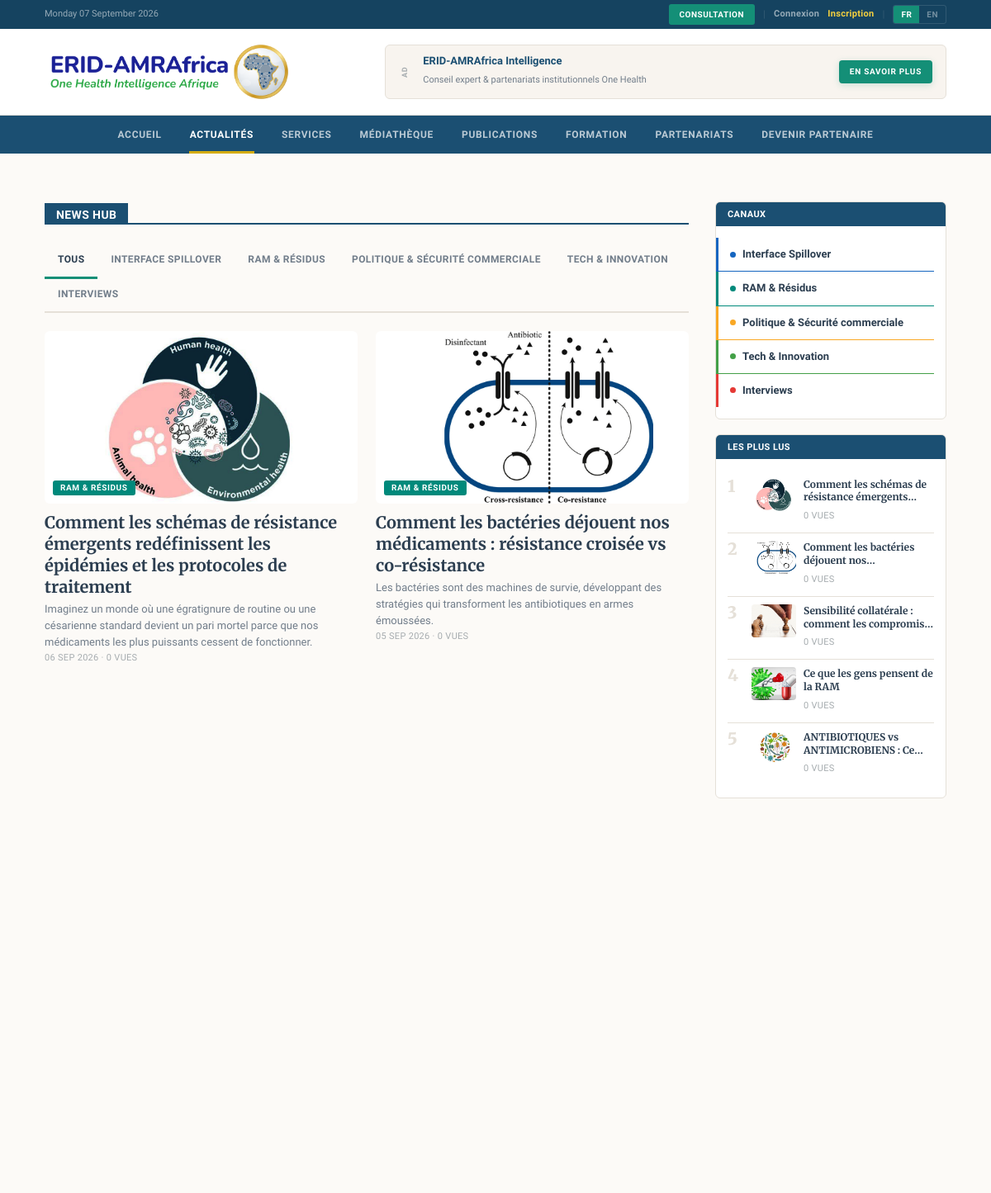
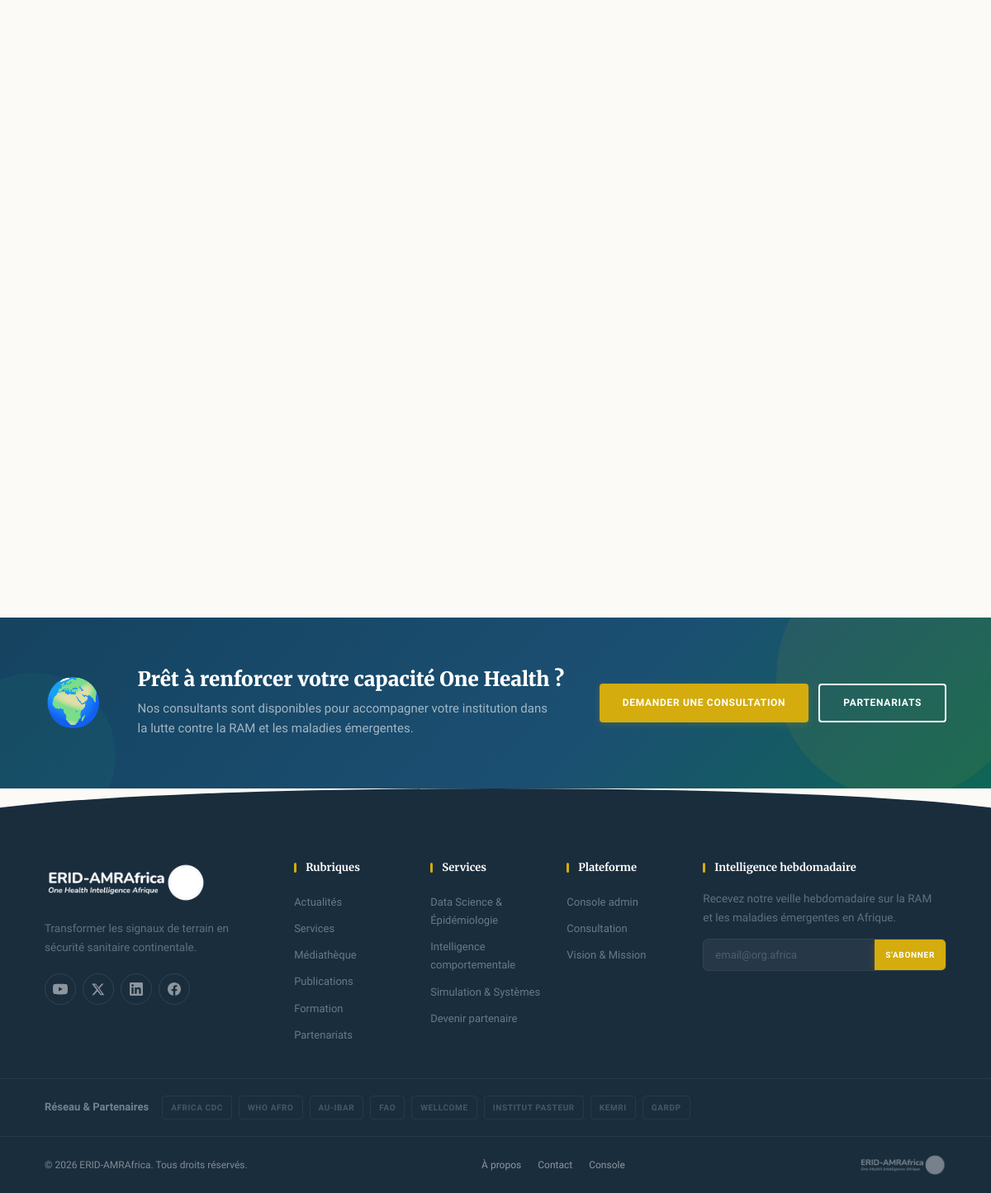
Page /news on the committed database (2 pictures, top to bottom).
### tables this page shows
CREATE TABLE categories (
    id              INT UNSIGNED AUTO_INCREMENT PRIMARY KEY,
    slug            VARCHAR(80)     NOT NULL UNIQUE,    
    name_fr         VARCHAR(120)    NOT NULL,
    name_en         VARCHAR(120)    NOT NULL,
    accent_color    VARCHAR(9)      NOT NULL DEFAULT '#0E7C7B',
    sort_order      SMALLINT        NOT NULL DEFAULT 0
);

CREATE TABLE articles (
    id              INT UNSIGNED AUTO_INCREMENT PRIMARY KEY,
    category_id     INT UNSIGNED    NOT NULL,
    author_id       INT UNSIGNED    NULL,
    slug            VARCHAR(200)    NOT NULL UNIQUE,
    title_fr        VARCHAR(255)    NOT NULL,
    title_en        VARCHAR(255)    NOT NULL,
    excerpt_fr      TEXT            NULL,
    excerpt_en      TEXT            NULL,
    body_fr         MEDIUMTEXT      NULL,
    body_en         MEDIUMTEXT      NULL,
    cover_image     VARCHAR(255)    NULL,
    status          ENUM('draft','published','archived') NOT NULL DEFAULT 'draft',
    is_featured     TINYINT(1)      NOT NULL DEFAULT 0,
    published_at    DATETIME        NULL,
    views           INT UNSIGNED    NOT NULL DEFAULT 0,
    created_at      DATETIME        NOT NULL DEFAULT CURRENT_TIMESTAMP,
    updated_at      DATETIME        NOT NULL DEFAULT CURRENT_TIMESTAMP ON UPDATE CURRENT_TIMESTAMP,
    CONSTRAINT fk_articles_cat    FOREIGN KEY (category_id) REFERENCES categories(id),
    CONSTRAINT fk_articles_author FOREIGN KEY (author_id)   REFERENCES users(id) ON DELETE SET NULL,
    INDEX idx_articles_status (status, published_at)
);

### app/Core/View.php (called while the page is built, shortened)
<?php
final class View
{
    public static function render(string $template, array $data = [], string $layout = 'public'): void
    {
        $root = Config::get('root');
        extract($data, EXTR_SKIP);
        $lang = Lang::current();
        require $root . '/app/Views/' . $template . '.php';
    }
    public static function e(?string $s): string
    {
        return htmlspecialchars((string) $s, ENT_QUOTES, 'UTF-8');
    }
}

### app/Core/Controller.php (called while the page is built, shortened)
<?php
abstract class Controller
{
    protected function view(string $template, array $data = [], string $layout = 'public'): void
    {
        View::render($template, $data, $layout);
    }
    protected function input(string $key, ?string $default = null): ?string
    {
        $v = $_POST[$key] ?? $_GET[$key] ?? $default;
        return is_string($v) ? trim($v) : $default;
    }
}

### app/Controllers/Public/NewsController.php (called while the page is built, shortened)
<?php
final class NewsController extends Controller
{
    public function index(): void
    {
        $cat = $this->input('cat');
        $page = max(1, (int) ($this->input('page') ?: 1));
        $params = [];
        $where = "a.status = 'published'";
        $total = (int) Database::one(
            "SELECT COUNT(*) AS c FROM articles a JOIN categories c ON c.id = a.category_id WHERE {$where}",
            $params
        )['c'];
        $totalPages = max(1, (int) ceil($total / self::PER_PAGE));
        $offset = ($page - 1) * self::PER_PAGE;
        $articles = Database::all(
            "SELECT a.*, c.slug AS cat_slug, c.name_fr AS cat_fr, c.name_en AS cat_en, c.accent_color
               FROM articles a JOIN categories c ON c.id = a.category_id
              WHERE {$where}
              ORDER BY a.published_at DESC
              LIMIT " . self::PER_PAGE . " OFFSET {$offset}",
            $params
        );
        $categories = Database::all('SELECT * FROM categories ORDER BY sort_order');
        $popular = Database::all(
            "SELECT a.*, c.slug AS cat_slug, c.accent_color
               FROM articles a JOIN categories c ON c.id = a.category_id
              WHERE a.status = 'published'
              ORDER BY a.views DESC LIMIT 5"
        );
        $this->view('public/news', [
            'title'      => 'News Hub — ERID-AMRAfrica',
            'articles'   => $articles,
            'categories' => $categories,
            'activeCat'  => $cat,
            'page'       => $page,
            'totalPages' => $totalPages,
            'popular'    => $popular,
        ], 'public');
    }
}

### public/index.php (called while the page is built, shortened)
<?php
spl_autoload_register(function (string $class): void {
    $path = APP_ROOT . '/app/' . str_replace('\\', '/', substr($class, 4)) . '.php';
});
$router = new Router();
$router->dispatch($_SERVER['REQUEST_METHOD'], $_SERVER['REQUEST_URI']);

### app/Core/Lang.php (called while the page is built, shortened)
<?php
final class Lang
{
    private static array $strings = [];
    private static string $locale = 'fr';
    public static function boot(): void
    {
        self::$locale = $_SESSION['locale'] ?? Config::get('app')['locale'] ?? 'fr';
        $file = Config::get('root') . '/app/lang/' . self::$locale . '.php';
        self::$strings = is_file($file) ? require $file : [];
    }
    public static function current(): string
    {
        return self::$locale;
    }
    public static function t(string $key): string
    {
        return self::$strings[$key] ?? $key;
    }
    public static function pick(array $row, string $base): string
    {
        return (string) ($row[$base . '_' . self::$locale] ?? $row[$base . '_fr'] ?? '');
    }
}

### app/Core/Database.php (called while the page is built, shortened)
<?php
final class Database
{
    private static ?PDO $pdo = null;
    public static function pdo(): PDO
    {
        if (self::$pdo === null) {
            $cfg = Config::get('db');
            $dsn = sprintf(
                'mysql:host=%s;port=%s;dbname=%s;charset=utf8mb4',
                $cfg['host'], $cfg['port'], $cfg['name']
            );
            try {
                self::$pdo = new PDO($dsn, $cfg['user'], $cfg['pass'], [
                    PDO::ATTR_ERRMODE            => PDO::ERRMODE_EXCEPTION,
                    PDO::ATTR_DEFAULT_FETCH_MODE => PDO::FETCH_ASSOC,
                    PDO::ATTR_EMULATE_PREPARES   => false,
                    PDO::MYSQL_ATTR_INIT_COMMAND => "SET NAMES utf8mb4 COLLATE utf8mb4_unicode_ci",
                ]);
            } catch (PDOException $e) {
                http_response_code(500);
                exit('Database connection failed.');
            }
        }
        return self::$pdo;
    }
    public static function all(string $sql, array $params = []): array
    {
        $stmt = self::pdo()->prepare($sql);
        $stmt->execute($params);
        return $stmt->fetchAll();
    }
    public static function one(string $sql, array $params = []): ?array
    {
        $stmt = self::pdo()->prepare($sql);
        $stmt->execute($params);
        $row = $stmt->fetch();
        return $row ?: null;
    }
}

### app/Core/Config.php (called while the page is built, shortened)
<?php
final class Config
{
    private static array $data = [];
    public static function load(string $root): void
    {
        $env = [];
        self::$data = [
            'app' => [
                'name'   => $env['APP_NAME']   ?? 'ERID-AMRAfrica',
                'env'    => $env['APP_ENV']    ?? 'production',
                'url'    => $env['APP_URL']    ?? 'http://localhost:8080',
                'locale' => $env['APP_LOCALE'] ?? 'fr',
            ],
            'db' => [
                'host' => $env['DB_HOST'] ?? '127.0.0.1',
                'port' => $env['DB_PORT'] ?? '3306',
                'name' => $env['DB_NAME'] ?? 'erid_amrafrica',
                'user' => $env['DB_USER'] ?? 'root',
                'pass' => $env['DB_PASS'] ?? '',
            ],
            'mail' => [
                'from'      => $env['MAIL_FROM'] ?? 'consulting@erid-amrafrica.org',
                'from_name' => $env['MAIL_FROM_NAME'] ?? 'ERID-AMRAfrica',
            ],
            'root' => $root,
        ];
    }
    public static function get(string $key): mixed
    {
        return self::$data[$key] ?? null;
    }
}

### app/Views/public/news.php (the view, shortened to what this page needs)
<?php
$e = fn($s) => View::e($s);
$pick = fn($row, $b) => Lang::pick($row, $b);
?>
<div class="container" style="padding-top:30px;padding-bottom:48px">
<div class="layout-2col">
<div class="col-main">
    <div class="td-block">
        <div class="block-title"><span><?= $e(Lang::t('news_hub')) ?></span></div>
        <div class="news-tabs">
            <a href="/news" class="news-tab <?= !$activeCat ? 'active' : '' ?>"><?= $e(Lang::t('all')) ?></a>
            <?php foreach ($categories as $c): ?>
            <a href="/news?cat=<?= $e($c['slug']) ?>"
               class="news-tab <?= $activeCat === $c['slug'] ? 'active' : '' ?>"><?= $e($pick($c, 'name')) ?></a>
            <?php endforeach; ?>
        </div>
        <?php if ($articles): ?>
        <div class="module-row module-row--2">
            <?php foreach (array_slice($articles, 0, 2) as $a): ?>
            <article class="td-module td-module--lg">
                <a href="/news/<?= $e($a['slug']) ?>" class="td-thumb td-thumb--lg" style="background-image:url('<?= $e($a['cover_image'] ?? '') ?>')">
                    <span class="cat-badge" style="background:<?= $e($a['accent_color']) ?>"><?= $e($pick($a, 'cat')) ?></span>
                </a>
                <h3 class="td-mod-title td-mod-title--lg"><a href="/news/<?= $e($a['slug']) ?>"><?= $e($pick($a, 'title')) ?></a></h3>
                <p class="td-mod-excerpt"><?= $e($pick($a, 'excerpt')) ?></p>
                <div class="td-mod-meta"><?= $e($a['published_at'] ? date('d M Y', strtotime($a['published_at'])) : '') ?> · <?= (int)$a['views'] ?> <?= $e(Lang::t('views')) ?></div>
            </article>
            <?php endforeach; ?>
        </div>
        <?php else: ?>
        <div class="empty-state"><p><?= $e(Lang::t('no_content')) ?></p></div>
        <?php endif; ?>
    </div>
</div>
<aside class="col-side">
    <div class="widget">
        <div class="widget-title"><span><?= $e($lang === 'fr' ? 'Canaux' : 'Channels') ?></span></div>
        <div class="widget-body">
            <?php foreach ($categories as $c): ?>
            <a href="/news?cat=<?= $e($c['slug']) ?>" class="widget-cat" style="border-color:<?= $e($c['accent_color']) ?>">
                <span class="cat-dot" style="background:<?= $e($c['accent_color']) ?>"></span>
                <?= $e($pick($c, 'name')) ?>
            </a>
            <?php endforeach; ?>
        </div>
    </div>
    <?php if (!empty($popular)): ?>
    <div class="widget">
        <div class="widget-title"><span><?= $e($lang === 'fr' ? 'Les plus lus' : 'Most read') ?></span></div>
        <div class="widget-body">
            <?php foreach ($popular as $i => $p): ?>
            <a href="/news/<?= $e($p['slug']) ?>" class="sidebar-article">
                <span class="sidebar-article__num"><?= $i + 1 ?></span>
                <div class="sidebar-article__img" style="background-image:url('<?= $e($p['cover_image'] ?? '') ?>')"></div>
                <div class="sidebar-article__text">
                    <h4><?= $e($pick($p, 'title')) ?></h4>
                    <span class="td-mod-meta"><?= (int)$p['views'] ?> <?= $e(Lang::t('views')) ?></span>
                </div>
            </a>
            <?php endforeach; ?>
        </div>
    </div>
    <?php endif; ?>
</aside>
</div>
</div>

### app/Core/Router.php (shortened to what this page needs)
<?php
final class Router
{
    private array $routes = ['GET' => [], 'POST' => []];
    public function get(string $path, callable|array $handler): void
    {
        $this->routes['GET'][$this->normalize($path)] = $handler;
    }
    public function post(string $path, callable|array $handler): void
    {
        $this->routes['POST'][$this->normalize($path)] = $handler;
    }
    private function normalize(string $path): string
    {
        return '/' . trim($path, '/');
    }
    public function dispatch(string $method, string $uri): void
    {
        $path = $this->normalize(parse_url($uri, PHP_URL_PATH) ?: '/');
        foreach ($this->routes[$method] ?? [] as $route => $handler) {
            $pattern = '#^' . preg_replace('#\{[a-zA-Z_]+\}#', '([^/]+)', $route) . '$#';
            if (preg_match($pattern, $path, $m)) {
                array_shift($m);
                $this->invoke($handler, $m);
                return;
            }
        }
    }
    private function invoke(callable|array $handler, array $args): void
    {
        if (is_array($handler)) {
            [$class, $method] = $handler;
            (new $class())->{$method}(...$args);
            return;
        }
    }
}

### rows in the picture
categories: name_fr "INTERFACE SPILLOVER", name_fr "Interface Spillover"
categories: name_fr "RAM & RÉSIDUS", name_fr "RAM & Résidus"
categories: name_fr "POLITIQUE & SÉCURITÉ COMMERCIALE", name_fr "Politique & Sécurité commerciale"
categories: name_fr "TECH & INNOVATION", name_fr "Tech & Innovation"
categories: name_fr "INTERVIEWS", name_fr "Interviews"
articles: cover_image (picture), category.name_fr "RAM & RÉSIDUS", title_fr "Comment les schémas de résistance émergents redéfinissent les épidémies et les protocoles de traitement", excerpt_fr "Imaginez un monde où une égratignure de routine ou une césarienne standard devient un pari mortel parce que nos médicaments les plus puissants cessent de fonctionner.", published_at "06 SEP 2026", views "0", title_fr "Comment les schémas de résistance…", e "VUES"
articles: cover_image (picture), category.name_fr "RAM & RÉSIDUS", title_fr "Comment les bactéries déjouent nos médicaments : résistance croisée vs co-résistance", excerpt_fr "Les bactéries sont des machines de survie, développant des stratégies qui transforment les antibiotiques en armes émoussées.", published_at "05 SEP 2026", views "0", title_fr "Comment les bactéries déjouent…", e "VUES"
articles: cover_image (picture), title_fr "Sensibilité collatérale : comment les…", views "0", e "VUES"
articles: cover_image (picture), title_fr "Ce que les gens pensent de la RAM", views "0", e "VUES"
articles: cover_image (picture), title_fr "ANTIBIOTIQUES vs ANTIMICROBIENS :…", views "0", e "VUES"

### other values in the picture
$e($lang === 'fr' ? 'Les plus lus' : 'Most read') "LES PLUS LUS"
